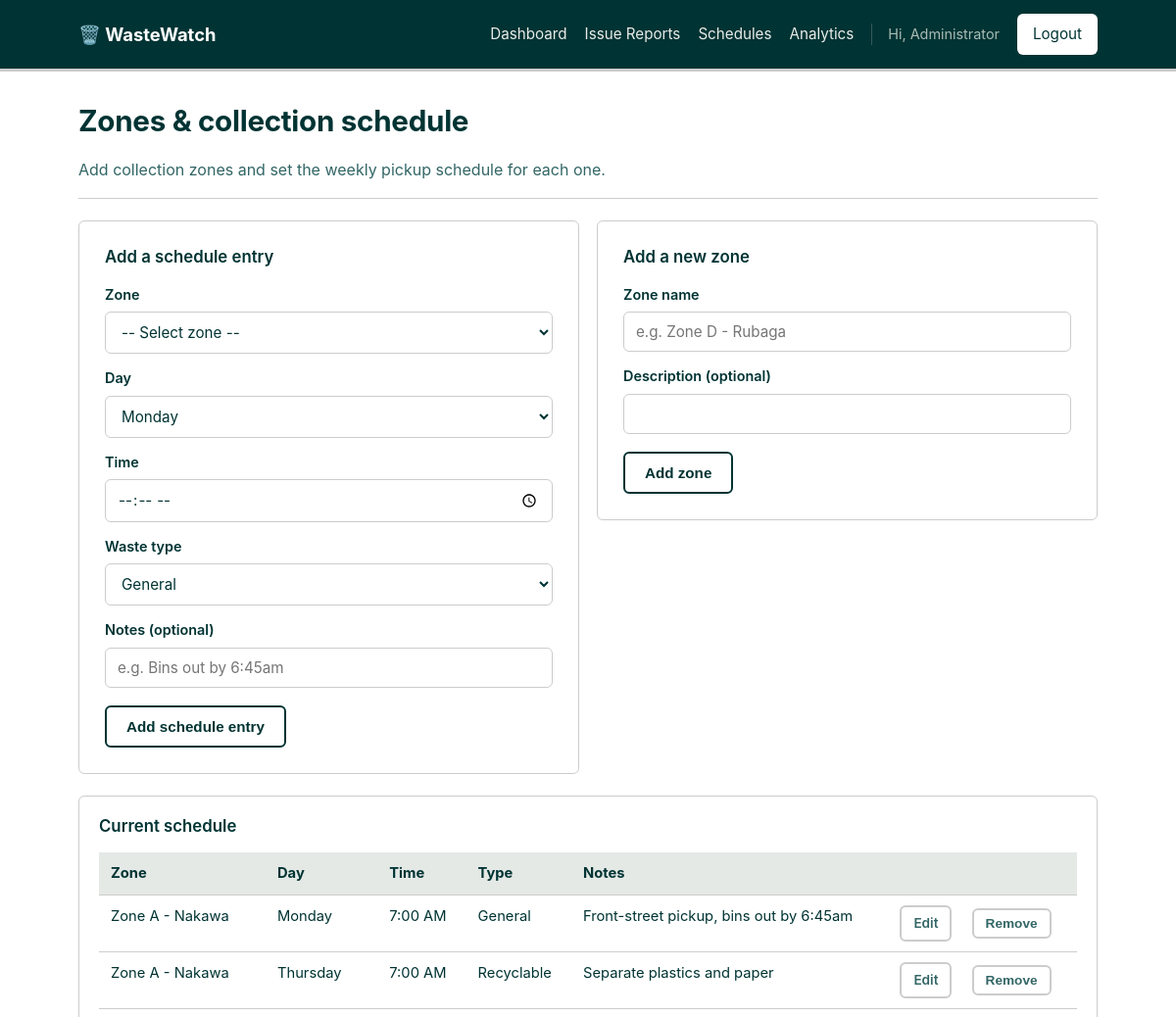
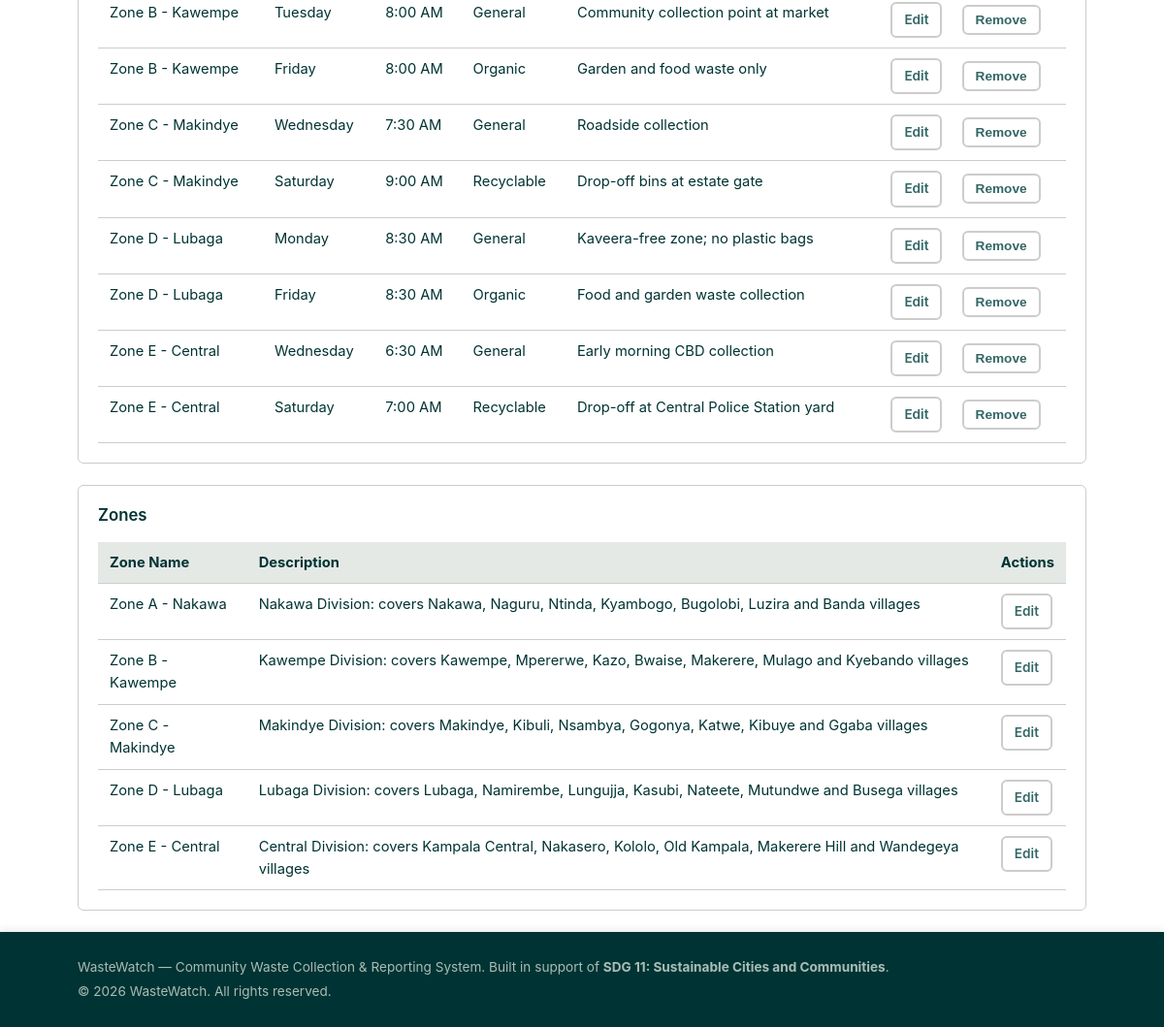
Page /admin/manage_schedule.php (signed in) on the committed database (2 pictures, top to bottom).
### tables this page shows
CREATE TABLE collection_schedules (
    schedule_id INT AUTO_INCREMENT PRIMARY KEY,
    zone_id INT NOT NULL,
    day_of_week ENUM('Monday','Tuesday','Wednesday','Thursday','Friday','Saturday','Sunday') NOT NULL,
    collection_time TIME NOT NULL,
    waste_type ENUM('General','Recyclable','Organic') NOT NULL,
    notes VARCHAR(255) DEFAULT NULL,
    CONSTRAINT fk_schedule_zone FOREIGN KEY (zone_id) REFERENCES zones(zone_id)
        ON DELETE CASCADE ON UPDATE CASCADE
);

CREATE TABLE zones (
    zone_id INT AUTO_INCREMENT PRIMARY KEY,
    zone_name VARCHAR(100) NOT NULL UNIQUE,
    zone_description VARCHAR(255) DEFAULT NULL
);

### includes/functions.php (called while the page is built, shortened)
<?php
function e($value)
{
    return htmlspecialchars($value ?? '', ENT_QUOTES, 'UTF-8');
}

### admin/manage_schedule.php (the view, shortened to what this page needs)
<?php
require_once __DIR__ . '/../includes/db.php';
require_once __DIR__ . '/../includes/functions.php';
$zones = $pdo->query('SELECT zone_id, zone_name, zone_description FROM zones ORDER BY zone_name')->fetchAll();
$editSchedule = null;
$editZone = null;
$stmt = $pdo->query("SELECT cs.schedule_id, cs.day_of_week, cs.collection_time, cs.waste_type, cs.notes, z.zone_name
                      FROM collection_schedules cs
                      JOIN zones z ON z.zone_id = cs.zone_id
                      ORDER BY z.zone_name, FIELD(cs.day_of_week,'Monday','Tuesday','Wednesday','Thursday','Friday','Saturday','Sunday')");
$schedules = $stmt->fetchAll();
require __DIR__ . '/../includes/header.php';
?>
<div class="page-head">
    <div>
        <h1>Zones &amp; collection schedule</h1>
        <p>Add collection zones and set the weekly pickup schedule for each one.</p>
    </div>
</div>
<div class="grid grid-2" style="align-items:start;">
    <form class="form-card" method="post">
        <h3 style="margin-top:0;"><?= $editSchedule ? 'Edit schedule entry' : 'Add a schedule entry' ?></h3>
        <label for="zone_id">Zone</label>
        <select id="zone_id" name="zone_id" required>
            <option value="">-- Select zone --</option>
        </select>
        <label for="day_of_week">Day</label>
        <select id="day_of_week" name="day_of_week" required>
            <?php foreach (['Monday','Tuesday','Wednesday','Thursday','Friday','Saturday','Sunday'] as $d): ?>
                <option value="<?= $d ?>" <?= ($editSchedule && $editSchedule['day_of_week'] === $d) ? 'selected' : '' ?>>
                    <?= $d ?>
                </option>
            <?php endforeach; ?>
        </select>
        <label for="collection_time">Time</label>
        <input type="time" id="collection_time" name="collection_time"
               value="<?= $editSchedule ? e($editSchedule['collection_time']) : '' ?>" required>
        <label for="waste_type">Waste type</label>
        <select id="waste_type" name="waste_type" required>
            <?php foreach (['General','Recyclable','Organic'] as $t): ?>
                <option value="<?= $t ?>" <?= ($editSchedule && $editSchedule['waste_type'] === $t) ? 'selected' : '' ?>>
                    <?= $t ?>
                </option>
            <?php endforeach; ?>
        </select>
        <label for="notes">Notes (optional)</label>
        <input type="text" id="notes" name="notes" placeholder="e.g. Bins out by 6:45am"
               value="<?= $editSchedule ? e($editSchedule['notes']) : '' ?>">
        <button type="submit" class="btn"><?= $editSchedule ? 'Update schedule entry' : 'Add schedule entry' ?></button>
    </form>
    <form class="form-card" method="post">
        <h3 style="margin-top:0;"><?= $editZone ? 'Edit zone' : 'Add a new zone' ?></h3>
        <label for="zone_name">Zone name</label>
        <input type="text" id="zone_name" name="zone_name" placeholder="e.g. Zone D - Rubaga"
               value="<?= $editZone ? e($editZone['zone_name']) : '' ?>" required>
        <label for="zone_description">Description (optional)</label>
        <input type="text" id="zone_description" name="zone_description"
               value="<?= $editZone ? e($editZone['zone_description']) : '' ?>">
        <button type="submit" class="btn"><?= $editZone ? 'Update zone' : 'Add zone' ?></button>
    </form>
</div>
<div class="card" style="margin-top:22px;">
    <h3>Current schedule</h3>
    <div class="table-wrap">
        <table>
            <thead><tr><th>Zone</th><th>Day</th><th>Time</th><th>Type</th><th>Notes</th><th></th></tr></thead>
            <tbody>
            <?php foreach ($schedules as $s): ?>
                <tr>
                    <td><?= e($s['zone_name']) ?></td>
                    <td><?= e($s['day_of_week']) ?></td>
                    <td><?= date('g:i A', strtotime($s['collection_time'])) ?></td>
                    <td><?= e($s['waste_type']) ?></td>
                    <td><?= e($s['notes']) ?></td>
                    <td>
                        <a href="manage_schedule.php?edit=<?= (int) $s['schedule_id'] ?>"
                           class="btn btn-secondary btn-sm" style="margin-right: 8px;">Edit</a>
                        <form method="post" data-confirm="Remove this schedule entry?" style="display: inline;">
                            <button type="submit" class="btn btn-secondary btn-sm">Remove</button>
                        </form>
                    </td>
                </tr>
            <?php endforeach; ?>
            </tbody>
        </table>
    </div>
</div>
<div class="card" style="margin-top:22px;">
    <h3>Zones</h3>
    <div class="table-wrap">
        <table>
            <thead><tr><th>Zone Name</th><th>Description</th><th>Actions</th></tr></thead>
            <tbody>
            <?php foreach ($zones as $z): ?>
                <tr>
                    <td><?= e($z['zone_name']) ?></td>
                    <td><?= e($z['zone_description']) ?></td>
                    <td>
                        <a href="manage_schedule.php?edit_zone=<?= (int) $z['zone_id'] ?>"
                           class="btn btn-secondary btn-sm">Edit</a>
                    </td>
                </tr>
            <?php endforeach; ?>
            </tbody>
        </table>
    </div>
</div>
<?php require __DIR__ . '/../includes/footer.php'; ?>

### assets/css/style.css (style rules this page uses)
:root { --ink: #003333; --ink-soft: #336666; --surface: #FFFFFF; --border: #CCCCCC; --ok: #006600; --ok-bg: #CCFFCC; --warn: #CC3300; --warn-bg: #FFCCCC; --radius: 6px; --font: -apple-system, BlinkMacSystemFont, "Segoe UI", Roboto, "Helvetica Neue", Arial, sans-serif; }
* { box-sizing: border-box; }
html, body { margin: 0; padding: 0; background: var(--surface); color: var(--ink); font-family: var(--font); font-size: 16px; line-height: 1.55; min-height: 100vh; }
a { color: var(--ok); }
h1, h2, h3 { line-height: 1.25; color: var(--ink); margin-top: 0; }
h1 { font-size: 1.85rem; font-weight: 700; letter-spacing: -0.01em; }
h3 { font-size: 1.05rem; font-weight: 600; }
p { max-width: 68ch; }
.page-head { display: flex; justify-content: space-between; align-items: flex-end; flex-wrap: wrap; gap: 10px; margin-bottom: 22px; border-bottom: 1px solid var(--border); padding-bottom: 16px; }
.page-head p { margin: 4px 0 0; color: var(--ink-soft); }
.grid { display: grid; gap: 18px; }
.grid-2 { grid-template-columns: repeat(2, 1fr); }
.card { background: var(--surface); border: 1px solid var(--border); border-radius: var(--radius); padding: 20px; }
.form-card { background: var(--surface); border: 1px solid var(--border); border-radius: var(--radius); padding: 26px; max-width: 560px; }
label { display: block; font-weight: 600; font-size: 0.9rem; margin: 14px 0 6px; }
input[type=text], input[type=email], input[type=password], input[type=date], input[type=time], input[type=tel], select, textarea { width: 100%; padding: 10px 12px; border: 1px solid var(--border); border-radius: var(--radius); font-size: 0.95rem; font-family: inherit; background: #fff; color: var(--ink); }
.btn { display: inline-block; background: var(--surface); color: var(--ink); border: 2px solid var(--ink); padding: 11px 20px; border-radius: var(--radius); font-size: 0.95rem; font-weight: 600; cursor: pointer; text-decoration: none; margin-top: 18px; transition: all 0.2s ease; }
.btn-secondary { background: var(--surface); color: var(--ink-soft); border: 2px solid var(--border); }
.btn-sm { padding: 6px 12px; font-size: 0.85rem; margin-top: 0; }
.table-wrap { overflow-x: auto; }
table { width: 100%; border-collapse: collapse; background: var(--surface); font-size: 0.92rem; }
th, td { text-align: left; padding: 10px 12px; border-bottom: 1px solid var(--border); vertical-align: top; }
th { background: #E4E9E6; font-weight: 700; color: var(--ink); }
td .btn + .btn, td .btn + form { margin-left: 8px; }
td form { display: inline-block; }

### rows in the picture
collection_schedules: zone.zone_name "Zone A - Nakawa", day_of_week "Monday", collection_time "7:00 AM", waste_type "General", notes "Front-street pickup, bins out by 6:45am"
collection_schedules: zone.zone_name "Zone A - Nakawa", day_of_week "Thursday", collection_time "7:00 AM", waste_type "Recyclable", notes "Separate plastics and paper"
collection_schedules: zone.zone_name "Zone B - Kawempe", day_of_week "Tuesday", collection_time "8:00 AM", waste_type "General", notes "Community collection point at market"
collection_schedules: zone.zone_name "Zone B - Kawempe", day_of_week "Friday", collection_time "8:00 AM", waste_type "Organic", notes "Garden and food waste only"
collection_schedules: zone.zone_name "Zone C - Makindye", day_of_week "Wednesday", collection_time "7:30 AM", waste_type "General", notes "Roadside collection"
collection_schedules: zone.zone_name "Zone C - Makindye", day_of_week "Saturday", collection_time "9:00 AM", waste_type "Recyclable", notes "Drop-off bins at estate gate"
collection_schedules: zone.zone_name "Zone D - Lubaga", day_of_week "Monday", collection_time "8:30 AM", waste_type "General", notes "Kaveera-free zone; no plastic bags"
collection_schedules: zone.zone_name "Zone D - Lubaga", day_of_week "Friday", collection_time "8:30 AM", waste_type "Organic", notes "Food and garden waste collection"
collection_schedules: zone.zone_name "Zone E - Central", day_of_week "Wednesday", collection_time "6:30 AM", waste_type "General", notes "Early morning CBD collection"
collection_schedules: zone.zone_name "Zone E - Central", day_of_week "Saturday", collection_time "7:00 AM", waste_type "Recyclable", notes "Drop-off at Central Police Station yard"
zones: zone_name "Zone A - Nakawa", zone_description "Nakawa Division: covers Nakawa, Naguru, Ntinda, Kyambogo, Bugolobi, Luzira and Banda villages"
zones: zone_name "Zone B - Kawempe", zone_description "Kawempe Division: covers Kawempe, Mpererwe, Kazo, Bwaise, Makerere, Mulago and Kyebando villages"
zones: zone_name "Zone C - Makindye", zone_description "Makindye Division: covers Makindye, Kibuli, Nsambya, Gogonya, Katwe, Kibuye and Ggaba villages"
zones: zone_name "Zone D - Lubaga", zone_description "Lubaga Division: covers Lubaga, Namirembe, Lungujja, Kasubi, Nateete, Mutundwe and Busega villages"
zones: zone_name "Zone E - Central", zone_description "Central Division: covers Kampala Central, Nakasero, Kololo, Old Kampala, Makerere Hill and Wandegeya villages"

### other values in the picture
$_SESSION['full_name'] "Administrator"
form field day_of_week "Monday"
form field waste_type "General"
